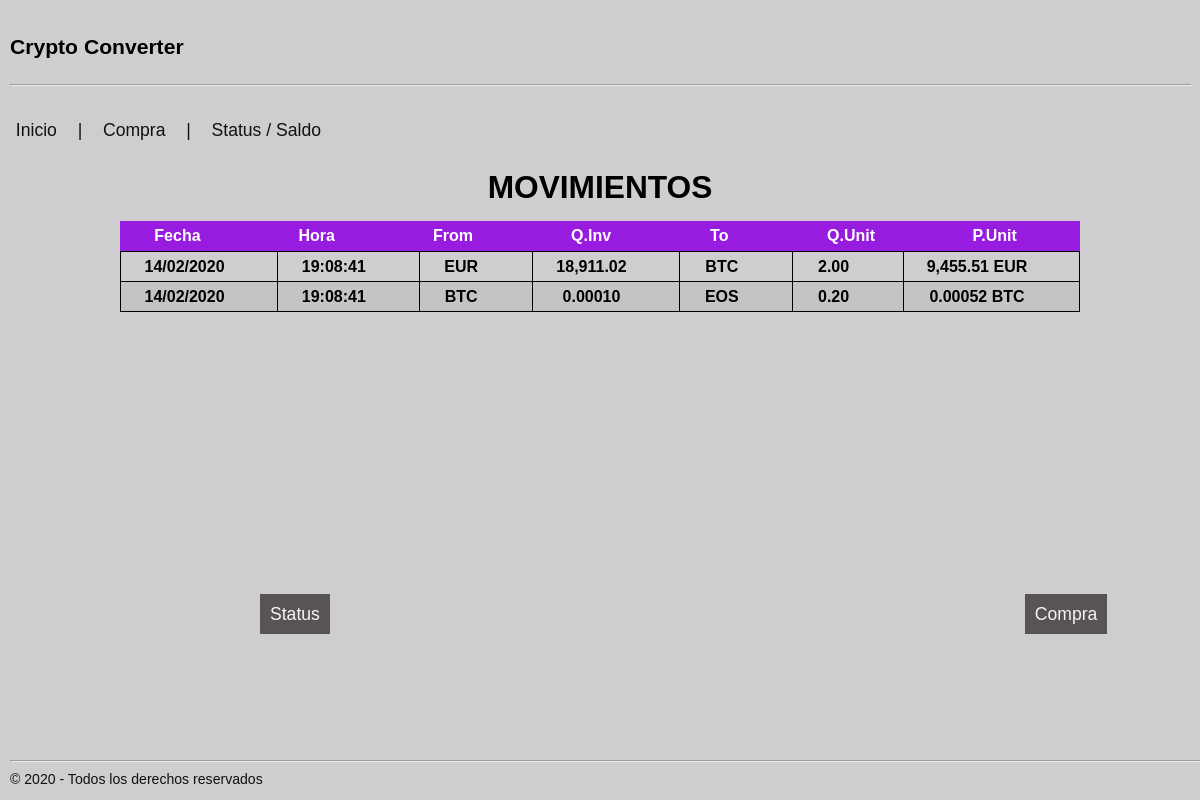
Before: / with the older database file.
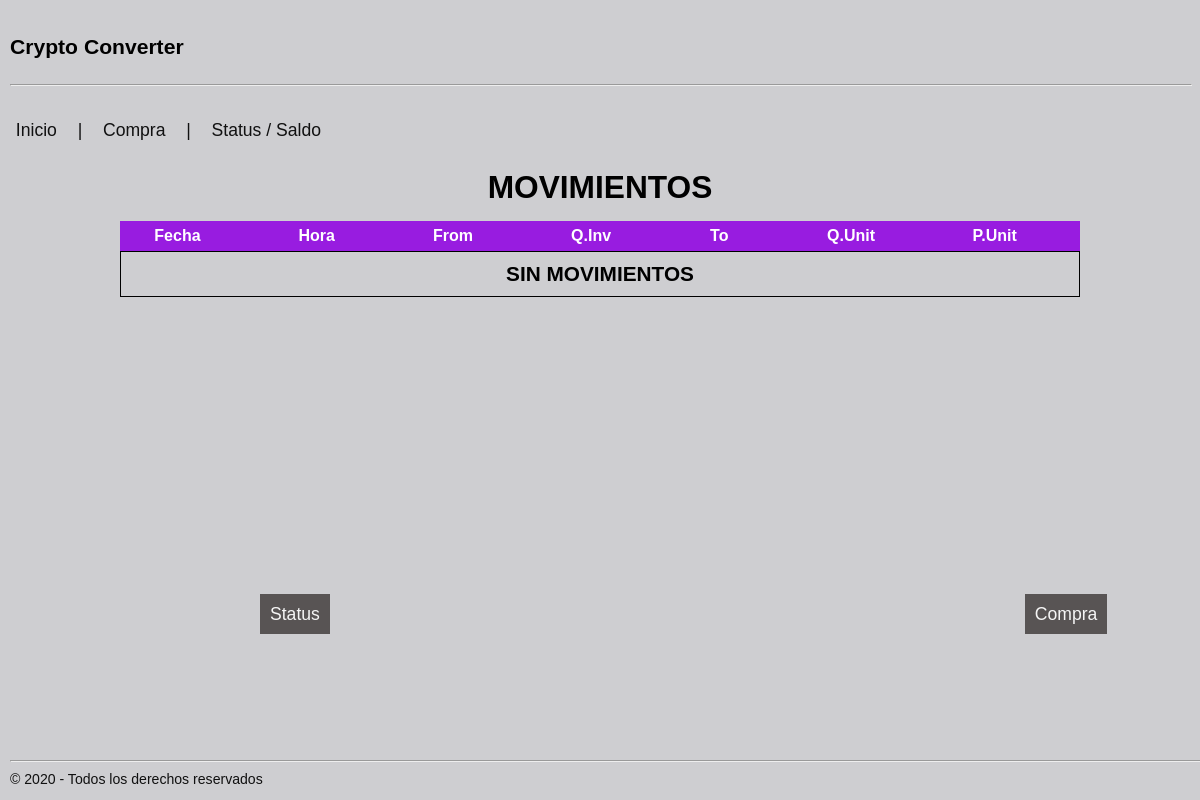
After: the same page with the newer database file.
### tables this page shows
CREATE TABLE "movements" (
	"Id"	INTEGER PRIMARY KEY AUTOINCREMENT,
	"date"	TEXT NOT NULL,
	"time"	TEXT NOT NULL,
	"from_currency"	TEXT NOT NULL,
	"from_quantity"	REAL NOT NULL,
	"to_currency"	TEXT NOT NULL,
	"to_quantity"	REAL NOT NULL,
	FOREIGN KEY("to_currency") REFERENCES "cryptos"("Id"),
	FOREIGN KEY("from_currency") REFERENCES "cryptos"("Id")
);

### crypto/routes.py (the view)
@app.route("/")
def index():
    registros = dataQuery("SELECT date, time, from_currency, from_quantity, to_currency, to_quantity FROM MOVEMENTS;")
    return render_template("index.html", registros = registros)

### crypto/routes.py (called while the page is built)
def dataQuery(consulta):
    conex = sqlite3.connect(BBDD)
    cursor = conex.cursor()
    movs = cursor.execute(consulta).fetchall()
    if len(movs) == 0:
        movs = None
    conex.commit()
    conex.close()
    return movs

### crypto/templates/index.html (shortened to what this page needs)
{% extends "base.html" %}
{% block content %}
    <h1 align="center" class="title">MOVIMIENTOS</h1>
    <table WIDTH="80%" class="primary" align="center">
        <thead>
            <tr>
                <th>Fecha</th>
                <th>Hora</th>
                <th>From</th>
                <th>Q.Inv</th>
                <th>To</th>
                <th>Q.Unit</th>
                <th>P.Unit</th>
            </tr>
        </thead>
        <tbody>
            {% if not registros %}
                <tr>
                    <td class="title_sin"> SIN MOVIMIENTOS </td>
                </tr>
            {% else %}
                {% for campo in registros %}
                    <tr class="movements">
                        <td>{{ campo[0]}}</td>
                        <td>{{ campo[1]}}</td>
                        <td>{{ campo[2]}}</td>
                        {% if campo[3] >= 1 %}
                        <td>{{ "{:,.2f}".format(campo[3])}}</td>
                        {% else %}
                        <td>{{ "{:,.5f}".format(campo[3])}}</td>
                        {% endif %}
                        <td>{{ campo[4] }}</td>
                        <td>{{ "{:,.2f}".format(campo[5])}}</td>
                        {% if campo[3]/campo[5] >= 1 %}
                        <td>{{ "{:,.2f}".format(campo[3]/campo[5]) }}&nbsp;{{ campo[2] }}</td>
                        {% else %}
                        <td>{{ "{:,.5f}".format(campo[3]/campo[5]) }}&nbsp;{{ campo[2] }}</td>
                        {% endif %}
                    </tr>
                {% endfor %}
            {% endif %}
        </tbody>
    </table>
        <a href="/status" class="myCoolButton1">Status</a>
        <a href="/purchase" class="myCoolButton2">Compra </a>
{% endblock %}

### crypto/templates/base.html (shortened to what this page needs)
<html lang="en">
<head>
    <link rel="stylesheet" href="/static/css/picnic.min.css">
    <link rel="stylesheet" href="/static/css/picnic.css">
    <link rel="stylesheet" href="/static/css/styles.css">
</head>
<body style="background-color:rgba(197, 197, 200, 0.835);">
    <header>
        <p>Crypto Converter</p>
        <hr width="100%" size="10" style="color: hsl(0, 0%, 0%);"/>
    </header>
    <a href="/" class="pseudo button">Inicio</a> | <a href="/purchase" class="pseudo button">Compra</a> | <a href="/status" class="pseudo button">Status / Saldo</a>
    <section class="container">
        {% block content %}{% endblock %}
    </section>
    <footer>
        <hr width="560%" size="10" style="color: hsl(0, 0%, 0%);"/>
        &copy 2020 - Todos los derechos reservados
    </footer>
</body>
</html>

### crypto/static/css/styles.css (style rules this page uses)
header { font-family: Verdana, Geneva, Tahoma, sans-serif; background-color: rgb(#981ce0); font-weight: bold; font-size: 1.2em; color: rgb(0, 0, 0); padding: 10px; }
footer { position:fixed; left:0px; bottom:0px; background-color: rgb(#fdfdfd); font-weight: normal; font-size: 0.8em; padding: 10px; }
.myCoolButton1 { background-color: #524e4ef3; color: whitesmoke; width: 320px; padding: 10px; border: 5px; position: relative; left: 260px; bottom:-50px }
.myCoolButton2 { background-color: #524e4ef3; color: whitesmoke; width: 320px; padding: 10px; border: 5px; position: relative; left: 950px; bottom:-50px }
.title { font-family: Verdana, Geneva, Tahoma, sans-serif; background-color: rgb(#000000); font-weight: bold; font-size: 1.8em; color: rgb(0, 0, 0); padding: 10px; }
.title_sin { font-family: Verdana, Geneva, Tahoma, sans-serif; background-color: rgb(#000000); font-weight: bold; font-size: 1.3em; color: rgb(0, 0, 0); padding: 10px; width: 10%; }
td { width: 650px; height: 30px; border: solid #000 1px ; }
th { width: 650px; height: 30px; text-align: center; }
thead { display: block; }
tbody { display: block; height: 300px; overflow-y: auto; overflow-x: hidden; }

Changed rows visible on the page:
removed movements: date "14/02/2020", time "19:08:41", from_currency "EUR", from_quantity "18,911.02", to_currency "BTC", to_quantity "2.00", campo[3]/campo[5] "9,455.51"
removed movements: date "14/02/2020", time "19:08:41", from_currency "BTC", from_quantity "0.00010", to_currency "EOS", to_quantity "0.20", campo[3]/campo[5] "0.00052"
Other visible differences:
text now shown: "SIN MOVIMIENTOS"
